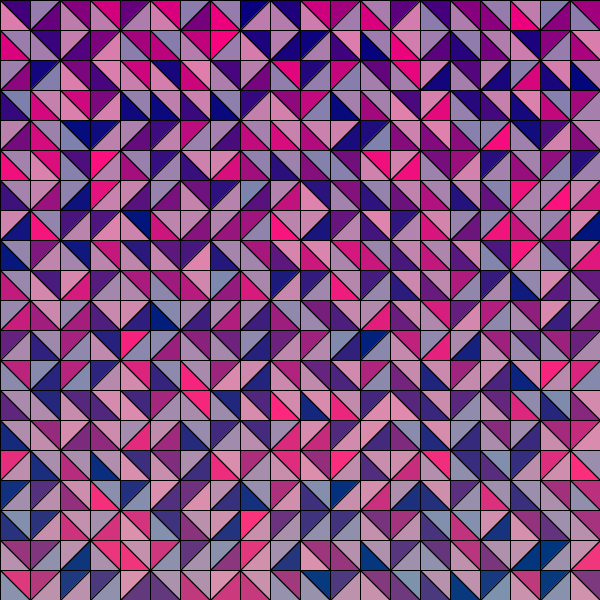
Frame 1 (no input)
Frame 60 (the mouse pressed at the canvas centre just before this capture): identical to frame 1, image omitted
Frame 120 (the mouse held since frame 60 and released just before this capture): identical to frame 1, image omitted

The Processing sketch that drew this single still picture (run headless with seeded random() and noise(); from frame 60 on, the mouse is pressed at the canvas centre):

// Processing sketch: processing_166271
// ── processing_166271.pde

class Coord {
 int x;
 int y;
 Coord(int _x, int _y) {
  x = _x;
  y = _y;
 } 
}

void setup(){
 size(600, 600);
 
 int gridCount = 20;
  for(int i=0 ; i<gridCount ; i++) {
    for(int j=0 ; j<gridCount ; j++) {
     
     Coord leftUpper =  new Coord(i*width/gridCount,j*height/gridCount);
     Coord leftLower = new Coord( i*width/gridCount,j*height/gridCount+height/gridCount);
     Coord rightUpper = new Coord( i*width/gridCount+width/gridCount,j*height/gridCount );
     Coord rightLower = new Coord( i*width/gridCount+width/gridCount,j*height/gridCount + height/gridCount);
     
     int rand = (int)random(0,4);
     switch(rand) {
      case 0: 
      fill(random(255),j*3%125,125,255);
      triangle(leftUpper.x, leftUpper.y, leftLower.x, leftLower.y, rightLower.x, rightLower.y);
      fill(random(255),j*3%125,125,100);
      triangle(rightLower.x, rightLower.y, rightUpper.x, rightUpper.y, leftUpper.x, leftUpper.y);
      break;
      case 1: 
      fill(random(255),j*3%125,125,255);
      triangle(leftLower.x, leftLower.y, rightLower.x, rightLower.y, rightUpper.x, rightUpper.y);
      fill(random(255),j*3%125,125,100);
      triangle(rightUpper.x, rightUpper.y, leftUpper.x, leftUpper.y, leftLower.x, leftLower.y);
      break;
      case 2: 
      fill(random(255),j*3%125,125,255);
      triangle(rightLower.x, rightLower.y, rightUpper.x, rightUpper.y, leftUpper.x, leftUpper.y);
      fill(random(255),j*3%125,125,100);
      triangle(leftUpper.x, leftUpper.y, leftLower.x, leftLower.y, rightLower.x, rightLower.y);
      break;
      case 3: 
      fill(random(255),j*3%125,125,255);
      triangle(rightUpper.x, rightUpper.y, leftUpper.x, leftUpper.y, leftLower.x, leftLower.y);
      fill(random(255),j*3%125,125,100);
      triangle(leftLower.x, leftLower.y, rightLower.x, rightLower.y, rightUpper.x, rightUpper.y);
      break;
     }
    } 
  }
}

void draw() {
  
}
